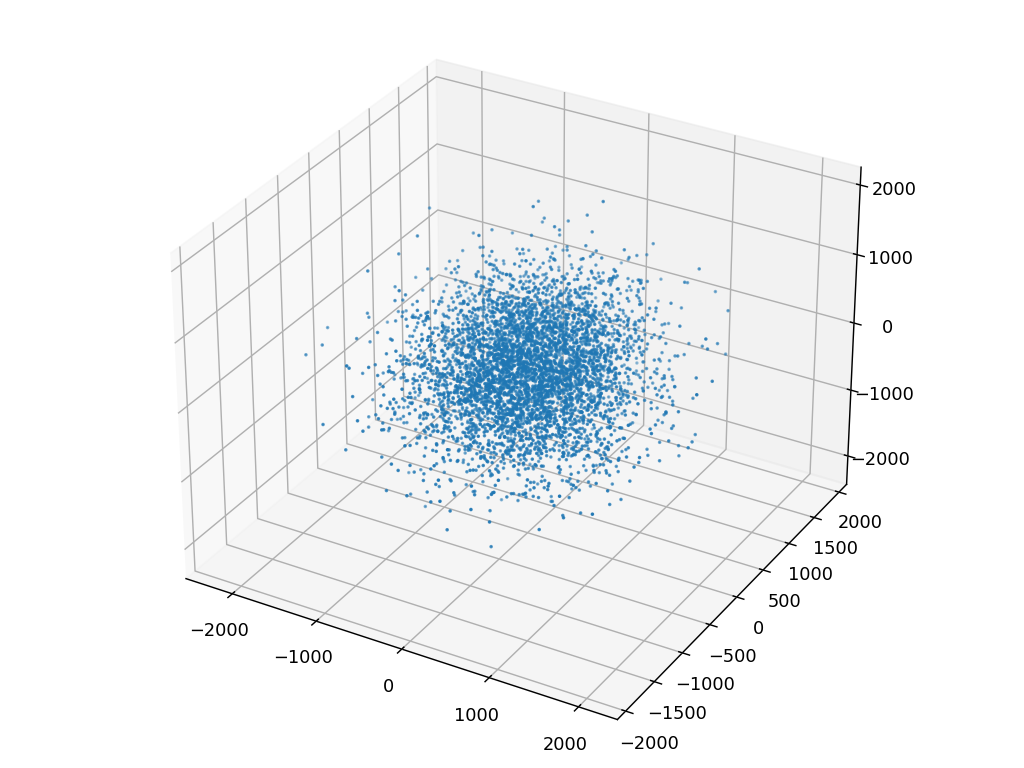

Write Python code to recreate this figure.
# 模拟大量分子（统计意义上）的随机漫步
# 假设步长随机，方向随机

from random import choice
import matplotlib.pyplot as plt
from mpl_toolkits.mplot3d import Axes3D

import distribution_visual


class RandomWalk():
    # 生成随机漫步数据
    def __init__(self, num_points=5000):
        # 存储随机漫步的次数
        self.num_points = num_points
        # 所有随机漫步默认从原点开始
        self.x_value = 0
        self.y_value = 0
        self.z_value = 0

    def get_step(self):
        # 确定前进方向和距离
        direction = choice([1, -1])
        distance = choice([0, 1, 2, 3, 4]) # 假设单次在一个方向行走的步长为0-4
        step = direction * distance
        return step

    def fill_walk(self):
        # 分子随机漫步num_points次
        num = 0
        while  num < self.num_points:
            # 决定前进方向以及沿这个方向前进的距离
            x_step = self.get_step()
            y_step = self.get_step()
            z_step = self.get_step()
            # 每次需要前进一定数值
            if x_step == 0 and y_step == 0 and z_step == 0:
                continue
            # 计算下一个点的坐标
            self.x_value += x_step
            self.y_value += y_step
            self.z_value += z_step
            
            num += 1

x_values = []
y_values = []
z_values = []

# 设置 1000 个分子，每个分子进行随机漫步50000次
for i in range(5000):

    rw = RandomWalk(50_000)
    rw.fill_walk()

    # 存储5000个分子的最终位置
    x_values.append(rw.x_value)
    y_values.append(rw.y_value)
    z_values.append(rw.z_value)


# 窗口尺寸
fig = plt.figure(figsize=(8, 6), dpi=128)
# 创建3维图形
ax = Axes3D(fig)

ax.scatter(x_values, y_values, z_values, s=1)


# 获取位置分布
frequencies = distribution_visual.distribution(x_values,y_values,z_values)

# 窗口尺寸
plt.figure(figsize=(8,6), dpi=128)

x = list(range(len(frequencies)))
plt.bar(x,frequencies,width=3)

plt.show()
